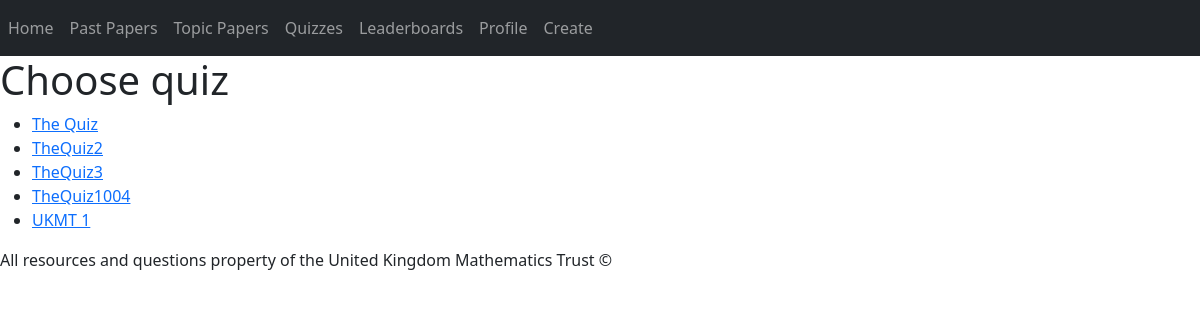
Page /cc3 on the earlier database version.
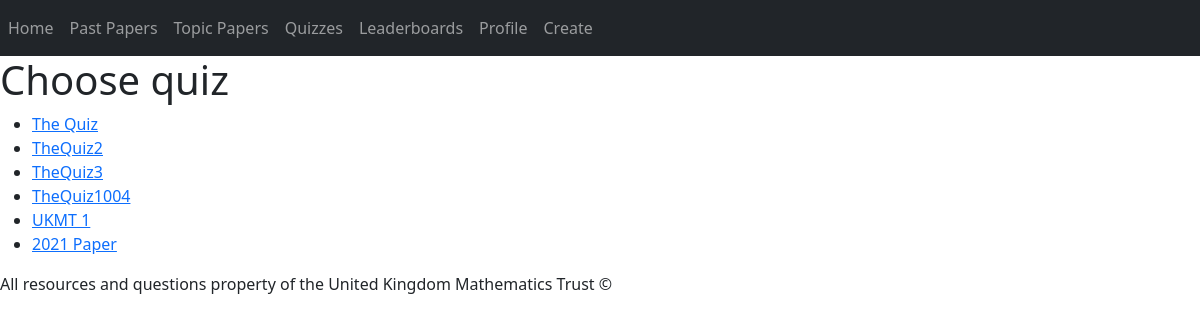
Same page on the later database version.
### question/models.py (models this page shows)
class Quiz(models.Model):
    QuizName = models.CharField(max_length=50)
    average = models.IntegerField()
    totalScore = models.IntegerField()
    totalAttempts = models.IntegerField()

### question/views.py (the view)
# urls.py: path("cc3",views.cc3,name="cc3"),
def cc3(request):
    quizzes=Quiz.objects.filter()
    return render(request, "question/cc3.html",{
        "quizzes":quizzes
    })

### question/templates/question/cc3.html
{% extends "question/layout.html" %}
{% block body %}
<h1>Choose quiz</h1>
<ul>
    {% for quiz in quizzes %}
        <li>
            <a href="start{{quiz.id}}">{{quiz.QuizName}}</a>
        </li>
    {% endfor %}
</ul>
{% endblock %}

Differences in the rows shown:
added Quiz: QuizName "2021 Paper"
